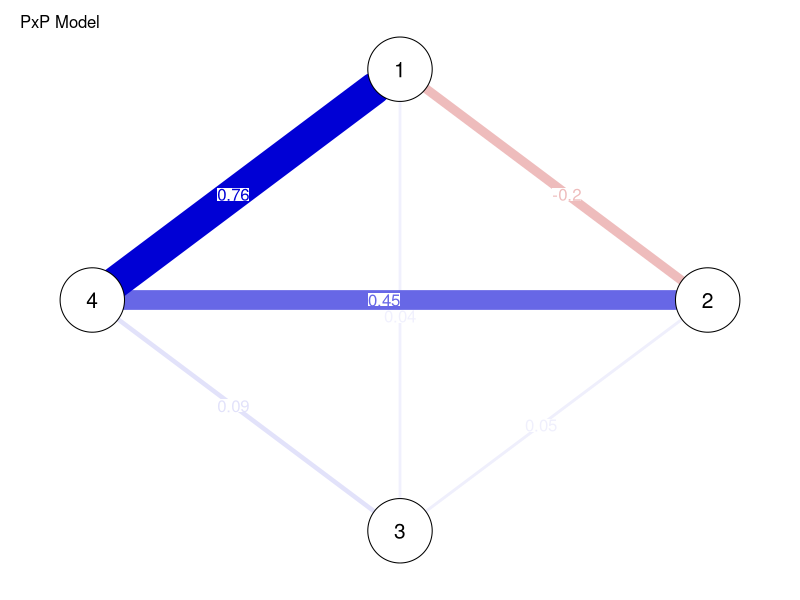

Source code (R): (Note: this script raises an error after producing the figure.)
library(clusterGeneration)
library(matrixcalc)
library(qgraph)


#clusterGeneration Matrices
set.seed(2006)

#Fucntion for converting matrix to partial correlation matrix
pcor <- function(matrix){
  precision <- solve(matrix)
  pcor_matrix <- wi2net(precision)
  return(pcor_matrix)
}


mat <- genPositiveDefMat(4, covMethod = 'eigen',
                         eigenvalue = c(1, 0.5, .25, .05))

#PxP Matrix
pxp_mat<- as.matrix(mat$Sigma)

model_a <- pcor(pxp_mat)
graph_a <- qgraph(model_a, edge.labels = TRUE,
                  edge.width = 2, layout = "circle",
                  asize = 5, vTrans = 260, theme = "colorblind",
                  title = "PxP Model")





#P+1xP+1 Matrix
pxp_mat
redun_mat <- cbind(pxp_mat, c(.62 + rnorm(1, 0, 0.001),
                              0.183 + rnorm(1, 0, 0.001),
                              0.0827 + rnorm(1, 0, 0.001),
                              0.272 + rnorm(1, 0, 0.01)))

copy <- redun_mat[,5]
redun_mat <- rbind(redun_mat, c(copy, 0.64360676))
redun_mat
model_b <- pcor(redun_mat)
model_b
graph_b <- qgraph(model_b, edge.labels = TRUE, fade = T,
                  edge.width = 2, layout = "circle",
                  asize = 5, vTrans = 260,
                  title = "P+1 Redundant Model",
                  groups = groups,
                  legend = TRUE,
                  theme = "colorblind")

groups <- list(Original = c(2,3,4), Redundant = c(1,5))




legend(x = "topright", inset = c(0, 0), bty = "n", legend = c("Original Nodes",
                                                            "Redundant "),  
       col = c(rep("#E69F00",4),rep("#56B4E9",1)), y.intersp = 1,
       pch = 19, cex = 1.5)


#P+1XP+1 uncorrelated matrix
pxp_mat
uncor_mat <- cbind(pxp_mat, c(0.415 + rnorm(1, 0, 0.001),
                              0.183 + rnorm(1, 0, 0.001),
                              0.0827 + rnorm(1, 0, 0.001),
                              0.272 + rnorm(1, 0, 0.01)))

copy_2 <- uncor_mat[,5]
uncor_mat <- rbind(uncor_mat, c(copy_2, 0.644))
model_c <- pcor(uncor_mat)
model_c
graph_c <- qgraph(model_c, edge.labels = TRUE,
                  edge.label.cex = 1.5, layout = "circle",
                  vsize = 10, vTrans = 260,
                  title = "P+1 Uncorrelated Model",
                  theme = "colorblind")


#P+1XP+1 Random Matrix
pxp_mat
random_matrix <- as.matrix(genPositiveDefMat(5)$Sigma)
#This is incorrect
random_matrix
copy_3 <- random_matrix[1:4,5]
copy_3
copy_4 <- random_matrix[5,]
rand_mat <- cbind(pxp_mat, copy_3) #Could write an ifesle tree here
rand_mat <- rbind(rand_mat, copy_4)
model_d <- pcor(rand_mat)
graph_d <- qgraph(model_d, edge.labels = TRUE, labels = 1:5,
                  edge.label.cex = 1.5, layout = "circle",
                  vsize = 10, vTrans = 260,
                  title = "P+1 Random Model")

#Collapse redundant Matrix
a <- matrix(c(1, 0, 0, 0, 1,
              0, 1, 0, 0, 0,
              0, 0, 1, 0, 0,
              0, 0, 0, 1, 0),4,5, byrow = T)
c <- t(a)
collapse_mat <- a%*%redun_mat%*%c
collapse_model <- pcor(collapse_mat)
graph_collapse <- qgraph(collapse_model, fade = T, edge.labels = TRUE,
                         edge.label.cex = 1.5, layout = "circle",
                         vsize = 10, vTrans = 260,
                         title = "Collapsed Redundant Model")


#Collapse uncorrelated redundant matrix
collapse_mat_uncor <- a%*%uncor_mat%*%c
collapse_uncor_model <- pcor(collapse_mat_uncor)
graph_collapse_b <- qgraph(collapse_uncor_model, fade = T, edge.labels = T,
                           edge.label.cex = 1.5, layout = "circle",
                           vsize = 10, vTrans = 260,
                           title = "Collapsed Uncorrelated Model")



#Plot
par(mfrow = c(2,3))
plot(graph_a)
plot(graph_b)
plot(graph_c)
plot(graph_d)
plot(graph_collapse)
plot(graph_collapse_b)


# 9 Node Network ----------------------------------------------------------



#Increase nodes
set.seed(2011)
values <- runif(9, min = 1e-12, max = 0.8)
mat2 <- genPositiveDefMat(9, covMethod = 'eigen',
                          eigenvalue = values)

#PxP2Matrix
pxp_mat2<- as.matrix(mat2$Sigma)

model_a2 <- pcor(pxp_mat2)
graph_a2 <- qgraph(model_a2, edge.labels = TRUE, rescale = T,
                  edge.label.cex = 1,  layout = "circle",
                  vsize = 5, vTrans = 260, theme = "colorblind",
                  title = "PxP Model 2")


#P+1xP+1 Matrix v2 general redundancy
groups <- list(Original = c(1:9), Redundant = 10)
redun_mat2 <- cbind(pxp_mat2, c(.49 + rnorm(1, 0, 0.001),
                                pxp_mat2[2:9,1] + rnorm(1, 0, 0.001)))
copy_v2 <- redun_mat2[,10]
redun_mat2 <- rbind(redun_mat2, c(copy_v2, pxp_mat2[1,1]))
model_b2 <- pcor(redun_mat2)
graph_b2 <- qgraph(model_b2, edge.labels = TRUE, fade = T,
                   edge.label.cex = 1, layout = "circle", theme = "colorblind",
                   vsize = 5, vTrans = 260,
                   title = "P+1 Redundant Model 2")



#Collapsed Redundant 
a_2 <- matrix(0, 9, 10)
a_2 <- diag(10)
a_2 <- a_2[-10,] 
a_2[1,10] <- 1

c_2 <- t(a_2)

collapse_mat_2 <- a_2%*%redun_mat2%*%c_2
collapse_model2 <- pcor(collapse_mat_2)
graph_collapse2 <- qgraph(collapse_model2, fade = T, edge.labels = TRUE,
                         edge.label.cex = 1, layout = "circle",
                         vsize = 5, vTrans = 260, theme = "colorblind",
                         title = "Collapsed Redundant Model 2")

#Uncorrelated same function
uncor_mat2 <- cbind(pxp_mat2, c(0.2 + rnorm(1, 0, 0.001),
                                pxp_mat2[2:9,1] + rnorm(1, 0, 0.001)))

copy_uncor2 <- uncor_mat2[,10]
uncor_mat2 <- rbind(uncor_mat2, c(copy_uncor2, pxp_mat2[1,1]))
model_c2 <- pcor(uncor_mat2)
graph_c2 <- qgraph(model_c2, edge.labels = TRUE,
                  edge.label.cex = 1, layout = "circle", theme = "colorblind",
                  vsize = 5, vTrans = 260,
                  title = "P+1 Uncorrelated Model 2")


#Collapsed uncorrelated
collapse_mat_uncor2 <- a_2%*%uncor_mat2%*%c_2
collapse_uncor_model2 <- pcor(collapse_mat_uncor2)
graph_collapse_b2 <- qgraph(collapse_uncor_model2, fade = T, edge.labels = T,
                           edge.label.cex = 1.5, layout = "circle",
                           theme = "colorblind",
                           vsize = 5, vTrans = 260,
                           title = "Collapsed Uncorrelated Model 2")


#Strong correlated different function
corr_mat2 <- cbind(pxp_mat2, c(.49 + rnorm(1, 0, 0.001),
                                pxp_mat2[2:9,1] - rnorm(1, 0, 0.01)))
copy_corr2 <- corr_mat2[,10]
corr_mat2 <- rbind(corr_mat2, c(copy_corr2, pxp_mat2[1,1]))

corr_mat2
model_e2 <- pcor(corr_mat2)
graph_e2 <- qgraph(model_e2, edge.labels = TRUE, fade = T, 
                   edge.label.cex = 1, layout = "circle",
                   vsize = 5, vTrans = 260, theme = "colorblind",
                   groups = groups,
                   title = "P+1 Correlated different function Model")

jpeg("P+1 Correlated Different Function Model.jpg", width=24,
     height=12, res=800, units="in")
graph_e2 <- qgraph(model_e2, edge.labels = TRUE, fade = T, 
                   edge.label.cex = 1, layout = "circle",
                   vsize = 4, vTrans = 260, theme = "colorblind",
                   groups = groups, legend.cex = 2)
mtext("P+1 Correlated Different Function Model",
      line = 1, cex = 2.5, font = 1)
dev.off() 




model_e2
plot(graph_e2)
#Collapsed correlated 
collapse_mat_corr2 <- a_2%*%corr_mat2%*%c_2
collapse_corr_model2 <- pcor(collapse_mat_corr2)
graph_collapse_b4 <- qgraph(collapse_corr_model2, fade = T, edge.labels = T,
                            edge.label.cex = 1.5, layout = "circle",
                            vsize = 5, vTrans = 260, theme = "colorblind",
                            title = "Collapsed Correlated Model 2")
#This need to be changed eventually



# Mijke's code ------------------------------------------------------------


#create a 'group' vector that says which variables belong to which construct:
groups <- c(rep("Commitment to School", 7), rep("Self-Esteem", 10)) 

#create a vector of variable labels for the figure
labels <- c("SC1","SC2","SC3","SC4","SC5", "SC6", "SC7",
            "SE1","SE2","SE3","SE4","SE5","SE6","SE7", "SE8", 
            "SE9", "SE10")

diag(beta)<- 0
MaxEdge <- max(beta)
#plot CLPN results for each wave: 
jpeg("CLPN_Constrained_hybrid.jpg", width=24, height=12, res=800, units="in")  #(uncomment this code to save plot as jpeg)

par(mar = rep(0, 4))
layout(mat = matrix(c(1, 2), 1, 2), widths = c(1, 1)) #to plot multiple graphs in one figure

qgraph(t(beta), groups = groups, labels = labels, legend = FALSE,
       color = c("#E69F00", "#56B4E9"), maximum = MaxEdge,
       asize = 5, edge.width = 2, theme = "colorblind") 

#legend
plot.new()
par(mar = rep(0, 4))
legend(x = "center", inset = c(0, 0), bty = "n", legend = mylegend,  
       col = c(rep("#E69F00",7),rep("#56B4E9",10)), y.intersp = 1,
       pch = 19, cex = 1.8) #add legend to identify variables
dev.off() #(uncomment this code to save plot as jpeg)
